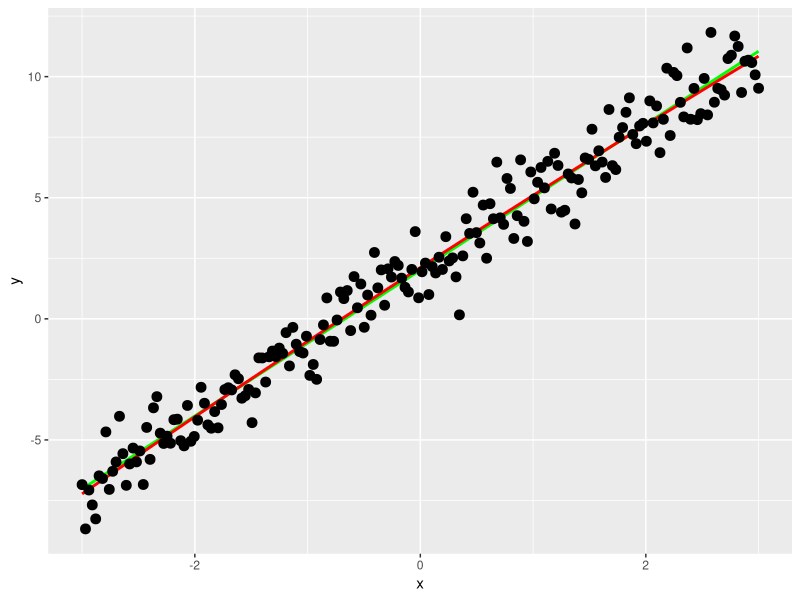

Write the R code that produced this figure.
x <- seq(-3,3,length.out=200)
y <- 2+3*x+rnorm(200,0,1)
T1 <- lm(y~x)
T2 <- lm(y~poly(x,2)) # Fit a quadratic model Y=a+bx+cx^2

library(ggplot2)
df <- data.frame(x = x, y=y)
ggplot(data = df, aes(x = x, y = y)) +
  geom_smooth(method="lm",formula=y~x, se=FALSE,color="green",size=1)+
  geom_smooth(method="lm",formula=y~poly(x,2), se=FALSE,color="red",size=1)+
  geom_point(color="black",cex=3)

summary(T2)

